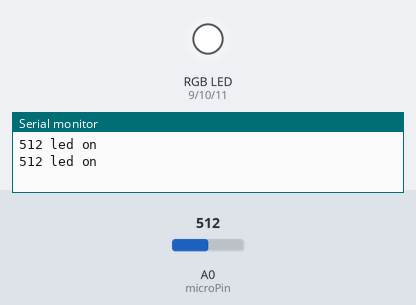
Bench run of a sketch on a simulated Arduino Uno, built with avr-gcc and run on an emulated ATmega328P. On the bench: an RGB LED mixed from three pins (HIGH = lit), the last lines printed to the serial monitor. The inputs (shaded band) are chosen by the test bench; at power-on: A0 (microPin) = 512.

Above: at 5.9 s.
6.0 s: A0 (microPin) set to 165
12.1 s: A0 (microPin) set to 135
At 16.6 s:
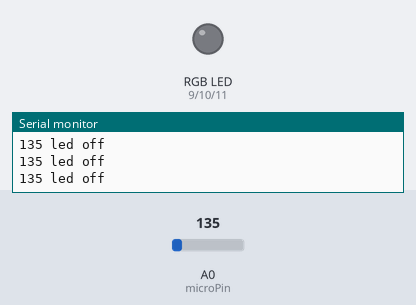
18.2 s: A0 (microPin) set to 160
At 19.2 s:
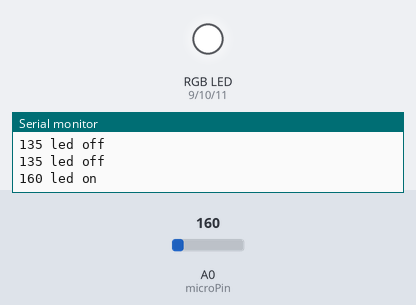
24.3 s: A0 (microPin) set to 140
At 29.4 s:
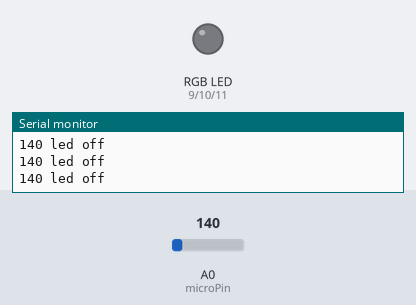
Timing chart, 0 to 30.9 s (numbered marks = the images above; inputs shaded):
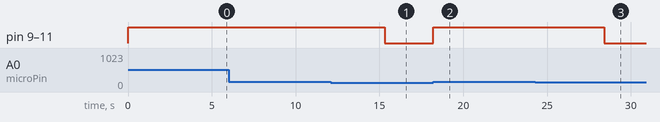

The sketch:

sound-controlled_lights.ino
```cpp
/*
 * 名称   : sound-controlled lights
 * 功能   : 声音传感器控制RGB模块上的RGB LED亮灭
 * 作者   : http://www.keyes-robot.com/
*/
int microPin = A0;  //定义声音传感器的控制引脚为A0
int redpin = 9;    // 定义红色LED引脚D9
int greenpin = 10; // 定义绿色LED引脚D10
int bluepin = 11;  // 定义蓝色LED引脚D11

void setup() {
  Serial.begin(9600); //波特率设置为9600
  pinMode(microPin, INPUT);  //设置声音传感器的引脚为输入模式
  pinMode(redpin, OUTPUT);   //设置红色LED引脚为输出模式
  pinMode(greenpin, OUTPUT); //设置绿色LED引脚为输出模式
  pinMode(bluepin, OUTPUT);  //设置蓝色LED引脚为输出模式
}

void loop() {
  int val = analogRead(microPin); //读取模拟值
  Serial.print(val); // 串口打印
  if(val > 150){ //超过阈值
    analogWrite(redpin, 255);  //给PWM口(D9)写入一个255的模拟值
    analogWrite(greenpin, 255);
    analogWrite(bluepin, 255);
    Serial.println(" led on");
    delay(5000);
  }else{ //否则
    analogWrite(redpin, 0);  //给PWM口(D9)写入一个0的模拟值
    analogWrite(greenpin, 0);
    analogWrite(bluepin, 0);
    Serial.println(" led off");
  }
  delay(100);
}
```

Measured:
- the behaviour switches between 151 and 150 on A0 (microPin) (found by bisection; images 0 and 1)
- after the input at 12.1 s, pin 9 (redpin), pin 10 (greenpin), pin 11 (bluepin): HIGH → LOW after 3.2 s
- after the input at 18.2 s, pin 9 (redpin), pin 10 (greenpin), pin 11 (bluepin): LOW → HIGH at once
- after the input at 24.3 s, pin 9 (redpin), pin 10 (greenpin), pin 11 (bluepin): HIGH → LOW after 4.1 s
